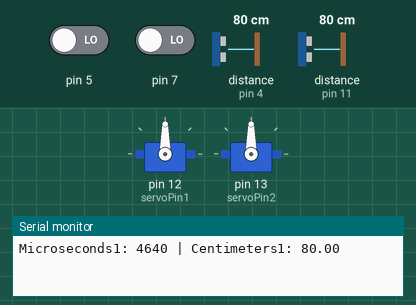
Simulated run of this sketch. Board: Arduino Uno, built with avr-gcc and run on an emulated ATmega328P. On the bench: 2 × servo, the last lines printed to the serial monitor. The test bench sets the inputs (shaded band); at power-on: pin 5 LOW, pin 7 LOW, distance to the obstacle (sensors on pin 4, pin 11) 80 cm.

Above: at 0.05 s.
At 10.85 s:
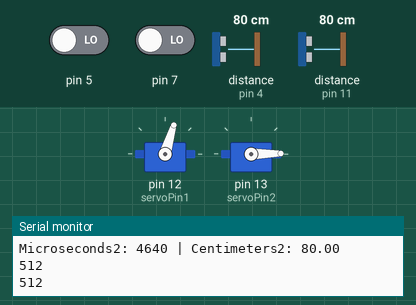
At 20.0 s:
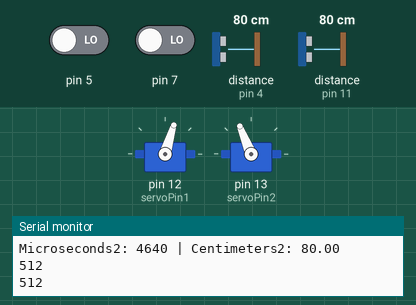
Timing chart, 0 to 29.9 s (numbered marks = the images above):
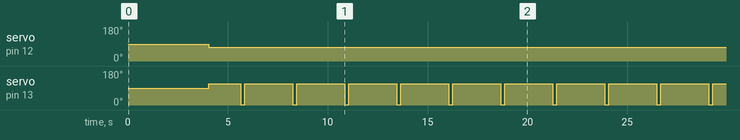

The sketch:

END.ino
```cpp
#include <Ping.h>
#include <Servo.h>
Servo servoPin1;
Servo servoPin2;

int light=5;/*光敏*/
int value1;
int value2;
int ps1 = A4;
int ps2 = A5;

int x,y;

Ping ping1 = Ping(11);   /*宣告左方超音波*/
Ping ping2 = Ping(4);   /*宣告右方超音波*/
void setup() {
  pinMode(5,INPUT);/*左邊觸鬚*/
  pinMode(7,INPUT);/*右邊觸鬚*/
  servoPin1.attach(12);/*右邊*/
  servoPin2.attach(13);/*左邊*/
  pinMode(ps1,INPUT);
  pinMode(ps2,INPUT);
  Serial.begin(9600);
}

void loop(){
  int centimeters;
  float a=0,b=0;

  x=digitalRead(5);/*左邊觸鬚*/
  y=digitalRead(7);/*右邊觸鬚*/

  value1 = analogRead(ps1);
  value2 = analogRead(ps2);


  ping1.fire();
  Serial.print("Microseconds1: ");
  Serial.print(ping1.microseconds());
  Serial.print(" | Centimeters1: ");
  Serial.print(ping1.centimeters());
  Serial.println();

  ping2.fire();
  Serial.print("Microseconds2: ");
  Serial.print(ping2.microseconds());
  Serial.print(" | Centimeters2: ");
  Serial.print(ping2.centimeters());
  Serial.println();

  Serial.println(value1);/*把光敏數值轉類比*/
  delay(2000);
  Serial.println(value2);/*把光敏數值轉類比*/
  delay(2000);

  a=ping1.centimeters();    /*宣告左方超音波*/
  b=ping2.centimeters();    /*宣告右方超音波*/

  while((value1>150) && (value2>100))
  {
    forward(100);
    forward(100);

    if((x==1) && (y==1) && (25<a<125) && (0<b<20)) {/*第一二個彎*/
      backward(100);
      turn_left(100);
      forward(100);
      }

    if((x==1) && (y==1) && (37<a<50) && (15<b<120)) {/*第三個彎*/
      backward(100);
      turn_right(100);
      forward(100);
      }

   if((37<a<50) && (15<b<120)) {/*第四個彎*/
      turn_right(100);
      forward(100);
      }
  }

}

/*副程式專區*/
  void forward(int time){                /*前進的副程式*/
    for(int i = 0;i<8;i++){
    servoPin1.write(1300);
    servoPin2.write(1700);
    delay(time);
    }
   }
   void backward(int time){               /*後退的副程式*/
    for(int i = 0;i<2;i++){
    servoPin1.write(1700);
    servoPin2.write(1300);
    delay(time);
    }
   }
  void turn_left(int time){            /*左轉的副程式*/
    servoPin1.write(1300);
    servoPin2.write(550);
    delay(time);
    servoPin1.write(1300);
    servoPin2.write(550);
    delay(time);
   }
  void turn_right(int time){           /*右轉的副程式*/
    servoPin1.write(1300);
    servoPin2.write(550);
    delay(time);
    servoPin1.write(1300);
    servoPin2.write(550);
    delay(time);
   }
```

Measured:
- by itself, servo on pin 12 (servoPin1): 90° → 73° at 4.0 s
- by itself, servo on pin 13 (servoPin2): repeats every 2.6 s: 1° 0.20 s, 112° 2.4 s
